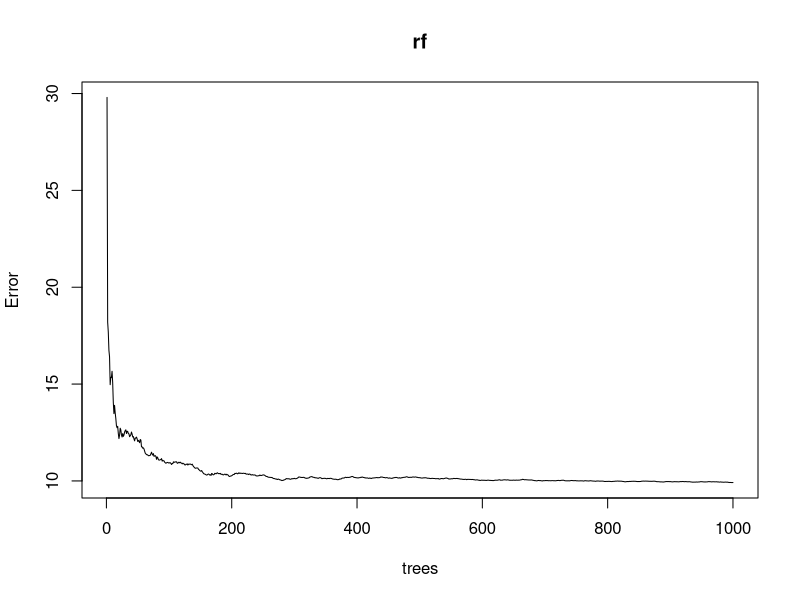

Here is the R script that generated this plot:
library(MASS)
library(ranger)
library(dplyr)
library(caret)
library(randomForest)
data(Boston)

### インターン用　予習 ###

### Bostonデータにて、回帰問題をランダムフォレストを使って解く###
# 木の数のみ、もっともMSEが収束したところで判断し、
# 後はデフォルトパラメータのまま
# Cross Validationで評価
# caret が便利そうなので使って見る
# ntrees = 1000の時の実行時間約20秒

## 普通のrandomForest Ver. ---
rf <- randomForest(medv ~., data = Boston, ntree = 1000)
plot(rf)
#木の数は 400 でよさそう..

rf_grid <- expand.grid(mtry = 4)

modelRanger <- train(
  medv ~ ., 
  data = Boston,
  method = "rf", 
  ntree = 400,
  trControl = trainControl(method = "cv"),
  tuneGrid = rf_grid
)



## rangerでやった Ver.---
# データが多そうなので、できればrangerを使いたい

# 普通にやると...
rf <- ranger(medv ~., data = Boston, num.trees = 1000, mtry = 4)
rf$num.independent.variables

# caretを使って、パラメータはregressionのdefault値で固定して、cross validation
myControl <- trainControl(
    method = "cv", number = 5, 
    verboseIter = TRUE
)

# regressionのハイパーパラメータについて
# mtry : default はclassification, regresstion共通して√n だが、回帰にはn/3が良いそうなので、それで固定
# splitrule : regressionのdefault は variance. 他に extratrees か maxstat が選べる.
# min.node.size : regressionのdefault は 5.
# 実行時間は約4秒

rf_grid <- expand.grid(mtry = 4,
                       splitrule = "variance",
                       min.node.size = 5)
rf_grid

modelRanger <- train(
  medv ~ ., 
  data = Boston,
  method = "ranger", 
  num.trees = 1000,
  #tuneLength = 4,
  #preProcess = c('center', 'scale'),
  trControl = trainControl(method = "cv"),
  tuneGrid = rf_grid
)
